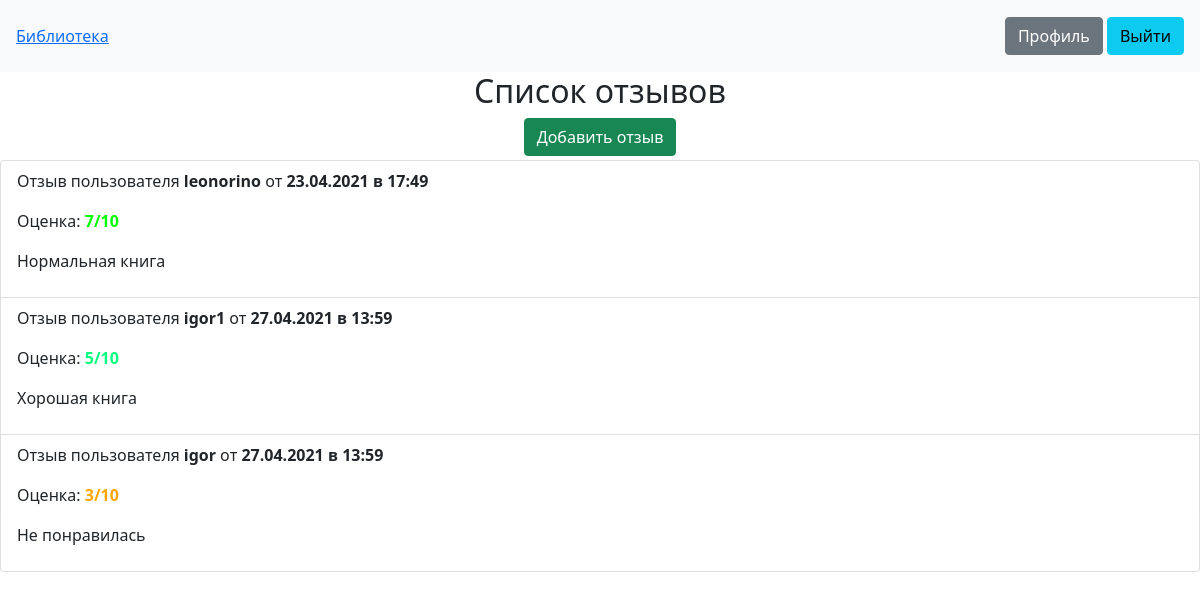
Screenshot of /books/id=1/reviews (signed in) with the database file from the repository.
### models/review.py (models this page shows)
class Review(database, SerializerMixin):
    __tablename__ = "reviews"
    id = sqlalchemy.Column(sqlalchemy.Integer, primary_key=True,
                           autoincrement=True, nullable=False)
    rating = sqlalchemy.Column(sqlalchemy.Integer, nullable=False)
    content = sqlalchemy.Column(sqlalchemy.String, nullable=False)
    book_id = sqlalchemy.Column(sqlalchemy.Integer,
                                sqlalchemy.ForeignKey("books.id"))
    user_id = sqlalchemy.Column(sqlalchemy.Integer,
                                sqlalchemy.ForeignKey("users.id"))
    date_added = sqlalchemy.Column(sqlalchemy.DateTime, default=datetime.now,
                                   nullable=False)
    user = orm.relationship("User")
    book = orm.relationship("Book")

### models/user.py (models this page shows, shortened)
class User(database, UserMixin, SerializerMixin):
    __tablename__ = "users"
    id = sqlalchemy.Column(sqlalchemy.Integer, primary_key=True,
                           autoincrement=True, nullable=False)
    name = sqlalchemy.Column(sqlalchemy.String, nullable=False)
    hashed_password = sqlalchemy.Column(sqlalchemy.String, nullable=False)
    reviews = orm.relationship("Review", back_populates="user")
    added_books = orm.relationship("Book", back_populates="user")
    downloaded_books = orm.relationship("Book", secondary="user_to_book",
                                        backref="users")

### app.py (the view)
@app.route("/books/id=<int:book_id>/reviews", methods=["GET", "POST"])
def show_reviews_page(book_id):
    session = db_manager.create_session()
    book = session.query(Book).get(book_id)
    reviews = book.reviews
    return render_template("review_list.html", book=book)

### app.py (called while the page is built)
    @login_manager.user_loader
    def load_user(user_id):
        session = db_manager.create_session()
        return session.query(User).get(user_id)

### db_manager.py (called while the page is built)
def create_session() -> Session:
    global __factory
    return __factory()

### templates/review_list.html
{% extends "base.html" %}
{% block content %}
{% if not book.reviews %}
<h2 align="center">Отзывов пока нет</h2>
{% else %}
<h2 align="center">Список отзывов</h2>
{% endif %}
{% if current_user.is_authenticated %}
<div class="mb-1" style="text-align: center">
    <a class="btn btn-success" href="/books/id={{book.id}}/reviews/add">Добавить отзыв</a>
</div>
{% else %}
<p class="mb-1" align="center">Авторизуйтесь, чтобы добавить отзыв</p>
{% endif %}
<div class="list-group">
    {% for review in book.reviews %}
    <div class="list-group-item">
        {% set datetime = review.date_added.strftime("%d.%m.%Y %H:%M")%}
        <p>Отзыв пользователя <strong>{{review.user.name}}</strong> от <strong>{{datetime[0:10]}} в
            {{datetime[10:]}}</strong></p>
        {% if review.rating >= 7 %}
        <p>Оценка: <span style="color: lime; font-weight: bold">{{review.rating}}/10</span></p>
        {% elif review.rating >= 5 %}
        <p>Оценка: <span style="color: springgreen; font-weight: bold">{{review.rating}}/10</span></p>
        {% elif review.rating >= 3 %}
        <p>Оценка: <span style="color: orange; font-weight: bold">{{review.rating}}/10</span></p>
        {% else %}
        <p>Оценка: <span style="color: red; font-weight: bold">{{review.rating}}/10</span></p>
        {% endif %}
        <p>{{review.content}}</p>
    </div>
    {% endfor %}
</div>
{% endblock %}

### rows the page displays
Review: user.name "leonorino", datetime "23.04.2021", datetime "17:49", rating "7", content "Нормальная книга"
Review: user.name "igor1", datetime "27.04.2021", datetime "13:59", rating "5", content "Хорошая книга"
Review: user.name "igor", datetime "27.04.2021", datetime "13:59", rating "3", content "Не понравилась"
